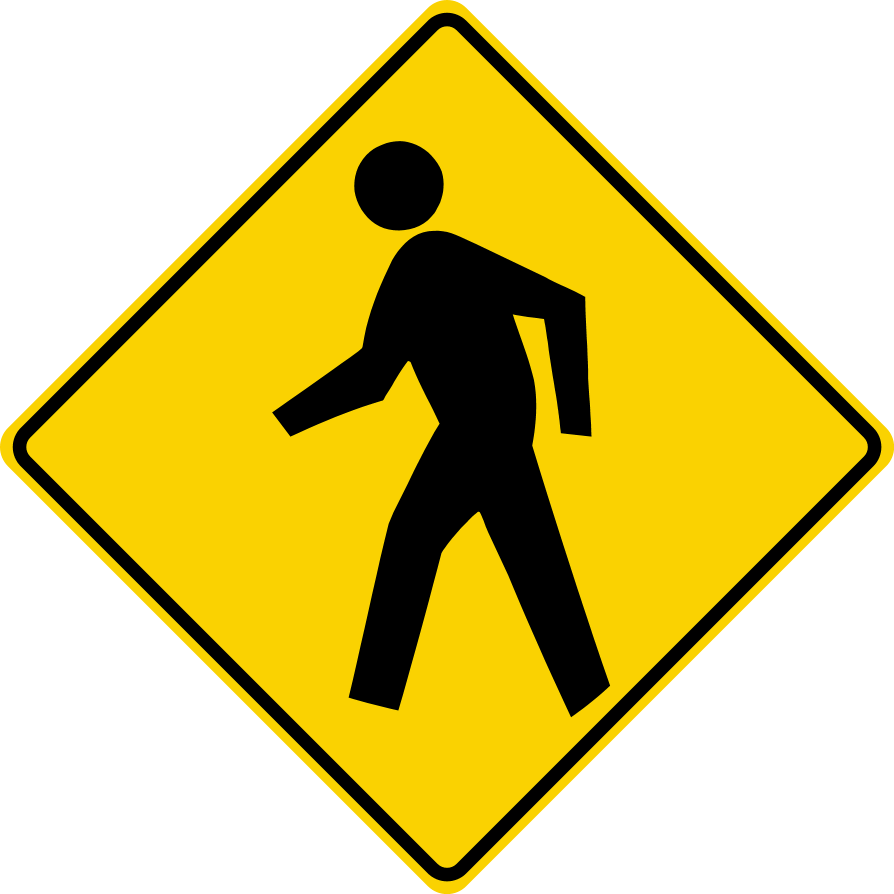
#> input picture Hog/p2.png, 3576 x 3576 px (shown at 1/4 size)
$ jupyter execute test_hog.ipynb
#> lines starting #> are read from the running program, lines starting #| are printed output that depends on the picture
[cell 1]
import matplotlib.pyplot as plt
from skimage import io
from skimage import color
from skimage.transform import resize
import math
from skimage.feature import hog
import numpy as np

[cell 2]
img = resize(color.rgb2gray(io.imread("p2.png")), (128, 64))
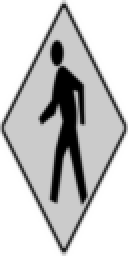
#> img: shape (128, 64) float64 (shown 2 times larger); min 0, max 1, mean 0.785

plt.figure(figsize=(15, 8))
plt.imshow(img, cmap="gray")
plt.axis("off")
plt.show()

[cell 3]
mag = []
theta = []
for i in range(128):
  magnitudeArray = []
  angleArray = []
  for j in range(64):
    # Condition for axis 0
    if j-1 <= 0 or j+1 >= 64:
      if j-1 <= 0:
        # Condition if first element
        Gx = img[i][j+1] - 0
      elif j + 1 >= len(img[0]):
        Gx = 0 - img[i][j-1]
    # Condition for first element
    else:
      Gx = img[i][j+1] - img[i][j-1]

    # Condition for axis 1
    if i-1 <= 0 or i+1 >= 128:
      if i-1 <= 0:
        Gy = 0 - img[i+1][j]
      elif i +1 >= 128:
        Gy = img[i-1][j] - 0
    else:
      Gy = img[i-1][j] - img[i+1][j]

    # Calculating magnitude
    magnitude = math.sqrt(pow(Gx, 2) + pow(Gy, 2))
    magnitudeArray.append(round(magnitude, 9))

    # Calculating angle
    if Gx == 0:
      angle = math.degrees(0.0)
    else:
      angle = math.degrees(abs(math.atan(Gy / Gx)))
    angleArray.append(round(angle, 9))
  mag.append(magnitudeArray)
  theta.append(angleArray)
#> after the loop, mag = 128 items; theta = 128 items

mag = np.array(mag)
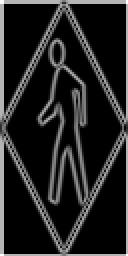
#> mag: shape (128, 64) float64 (shown 2 times larger); min 0, max 1.41, mean 0.198; drawn with min black and max white

theta = np.array(theta)
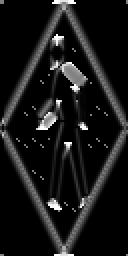
#> theta: shape (128, 64) float64 (shown 2 times larger); min 0, max 90, mean 8.3; drawn with min black and max white

[cell 4]
plt.figure(figsize=(15, 8))
plt.imshow(mag, cmap="gray")
plt.axis("off")
plt.show()

[cell 5]
plt.figure(figsize=(15, 8))
plt.imshow(theta, cmap="gray")
plt.axis("off")
plt.show()

[cell 6]
number_of_bins = 9
step_size = 180 / number_of_bins


def calculate_j(angle):
  temp = (angle / step_size) - 0.5
  j = math.floor(temp)
  return j


def calculate_Cj(j):
  Cj = step_size * (j + 0.5)
  return round(Cj, 9)

def calculate_value_j(magnitude, angle, j):
  Cj = calculate_Cj(j+1)
  Vj = magnitude * ((Cj - angle) / step_size)
  return round(Vj, 9)

histogram_points_nine = []
for i in range(0, 128, 8):
  temp = []
  for j in range(0, 64, 8):
    magnitude_values = [[mag[i][x] for x in range(j, j+8)] for i in range(i,i+8)]
    angle_values = [[theta[i][x] for x in range(j, j+8)] for i in range(i, i+8)]
    for k in range(len(magnitude_values)):
      for l in range(len(magnitude_values[0])):
        bins = [0.0 for _ in range(number_of_bins)]
        value_j = calculate_j(angle_values[k][l])
        Vj = calculate_value_j(magnitude_values[k][l], angle_values[k][l], value_j)
        Vj_1 = magnitude_values[k][l] - Vj
        bins[value_j]+=Vj
        bins[value_j+1]+=Vj_1
        bins = [round(x, 9) for x in bins]
    temp.append(bins)
  histogram_points_nine.append(temp)
#> after the loop, histogram_points_nine = 16 items

print(len(histogram_points_nine))
#| 16
print(len(histogram_points_nine[0]))
#| 8
print(len(histogram_points_nine[0][0]))
#| 9

[cell 7]
epsilon = 1e-05

feature_vectors = []
for i in range(0, len(histogram_points_nine) - 1, 1):
  temp = []
  for j in range(0, len(histogram_points_nine[0]) - 1, 1):
    values = [[histogram_points_nine[i][x] for x in range(j, j+2)] for i in range(i, i+2)]
    final_vector = []
    for k in values:
      for l in k:
        for m in l:
          final_vector.append(m)
    k = round(math.sqrt(sum([pow(x, 2) for x in final_vector])), 9)
    final_vector = [round(x/(k + epsilon), 9) for x in final_vector]
    temp.append(final_vector)
  feature_vectors.append(temp)
#> this loop made 15 passes
#> after the loop, feature_vectors = 15 items

print(feature_vectors[3])
#> (printed output is left out)

print(len(feature_vectors))
#| 15
print(len(feature_vectors[0]))
#| 7
print(len(feature_vectors[0][0]))
#| 36


print(f'Number of HOG features = {len(feature_vectors) * len(feature_vectors[0])} features')
#| Number of HOG features = 105 features

$ run again, with Hog/p1.png copied over Hog/p2.png
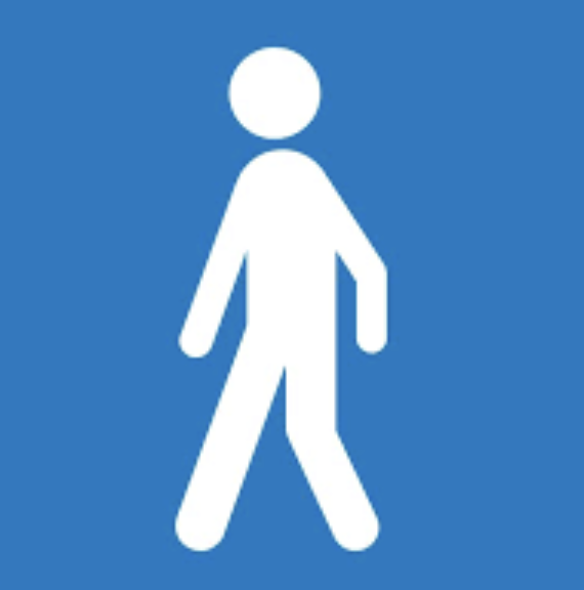
#> input picture Hog/p1.png, 584 x 590 px
#> `img = resize(color.rgb2gray(io.imread("p2.png")), (128, 64))`:
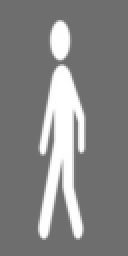
#> img: shape (128, 64) float64 (shown 2 times larger); min 0.429, max 1, mean 0.521
#> after the loop `for i in range(128):`: mag = 128 items
#> `theta = np.array(theta)`:
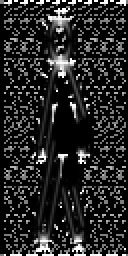
#> theta: shape (128, 64) float64 (shown 2 times larger); min 0, max 90, mean 13.9; drawn with min black and max white
#> after the loop `for i in range(0, 128, 8):`: histogram_points_nine = 16 items
#| 16
#| 8
#| 9
#> the loop `for i in range(0, len(histogram_points_nine) - 1, 1):` made 15 passes
#> after the loop `for i in range(0, len(histogram_points_nine) - 1, 1):`: feature_vectors = 15 items
#> (printed output is left out)
#| 15
#| 7
#| 36
#| Number of HOG features = 105 features
